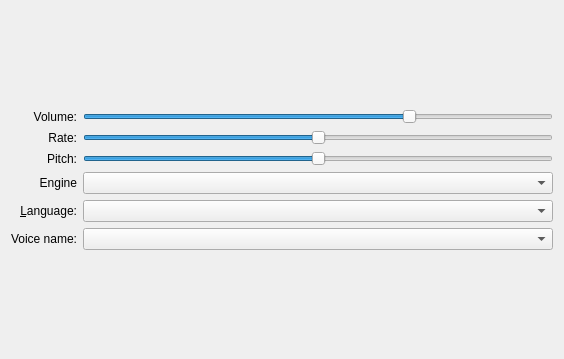
<?xml version="1.0" encoding="UTF-8"?>
<ui version="4.0">
 <class>CCSpeech_UiSettings</class>
 <widget class="QWidget" name="CCSpeech_UiSettings">
  <property name="geometry">
   <rect>
    <x>0</x>
    <y>0</y>
    <width>564</width>
    <height>359</height>
   </rect>
  </property>
  <property name="windowTitle">
   <string>Form</string>
  </property>
  <layout class="QVBoxLayout" name="verticalLayout">
   <item>
    <layout class="QGridLayout" name="gridLayout">
     <item row="4" column="0">
      <widget class="QLabel" name="label_5">
       <property name="sizePolicy">
        <sizepolicy hsizetype="Minimum" vsizetype="Preferred">
         <horstretch>0</horstretch>
         <verstretch>0</verstretch>
        </sizepolicy>
       </property>
       <property name="text">
        <string>Engine</string>
       </property>
       <property name="alignment">
        <set>Qt::AlignmentFlag::AlignRight|Qt::AlignmentFlag::AlignTrailing|Qt::AlignmentFlag::AlignVCenter</set>
       </property>
      </widget>
     </item>
     <item row="3" column="0">
      <widget class="QLabel" name="label_3">
       <property name="sizePolicy">
        <sizepolicy hsizetype="Minimum" vsizetype="Preferred">
         <horstretch>0</horstretch>
         <verstretch>0</verstretch>
        </sizepolicy>
       </property>
       <property name="text">
        <string>Pitch:</string>
       </property>
       <property name="alignment">
        <set>Qt::AlignmentFlag::AlignRight|Qt::AlignmentFlag::AlignTrailing|Qt::AlignmentFlag::AlignVCenter</set>
       </property>
      </widget>
     </item>
     <item row="5" column="0">
      <widget class="QLabel" name="label_4">
       <property name="sizePolicy">
        <sizepolicy hsizetype="Minimum" vsizetype="Preferred">
         <horstretch>0</horstretch>
         <verstretch>0</verstretch>
        </sizepolicy>
       </property>
       <property name="text">
        <string>&amp;Language:</string>
       </property>
       <property name="alignment">
        <set>Qt::AlignmentFlag::AlignRight|Qt::AlignmentFlag::AlignTrailing|Qt::AlignmentFlag::AlignVCenter</set>
       </property>
       <property name="buddy">
        <cstring>language</cstring>
       </property>
      </widget>
     </item>
     <item row="3" column="2">
      <widget class="QSlider" name="pitch">
       <property name="minimum">
        <number>-10</number>
       </property>
       <property name="maximum">
        <number>10</number>
       </property>
       <property name="singleStep">
        <number>1</number>
       </property>
       <property name="orientation">
        <enum>Qt::Orientation::Horizontal</enum>
       </property>
      </widget>
     </item>
     <item row="6" column="0">
      <widget class="QLabel" name="label_6">
       <property name="text">
        <string>Voice name:</string>
       </property>
       <property name="alignment">
        <set>Qt::AlignmentFlag::AlignRight|Qt::AlignmentFlag::AlignTrailing|Qt::AlignmentFlag::AlignVCenter</set>
       </property>
      </widget>
     </item>
     <item row="1" column="2">
      <widget class="QSlider" name="volume">
       <property name="maximum">
        <number>100</number>
       </property>
       <property name="singleStep">
        <number>5</number>
       </property>
       <property name="pageStep">
        <number>20</number>
       </property>
       <property name="value">
        <number>70</number>
       </property>
       <property name="orientation">
        <enum>Qt::Orientation::Horizontal</enum>
       </property>
      </widget>
     </item>
     <item row="5" column="2">
      <widget class="QComboBox" name="language">
       <property name="sizePolicy">
        <sizepolicy hsizetype="Expanding" vsizetype="Fixed">
         <horstretch>0</horstretch>
         <verstretch>0</verstretch>
        </sizepolicy>
       </property>
      </widget>
     </item>
     <item row="6" column="2">
      <widget class="QComboBox" name="voice"/>
     </item>
     <item row="2" column="0">
      <widget class="QLabel" name="label">
       <property name="sizePolicy">
        <sizepolicy hsizetype="Minimum" vsizetype="Preferred">
         <horstretch>0</horstretch>
         <verstretch>0</verstretch>
        </sizepolicy>
       </property>
       <property name="text">
        <string>Rate:</string>
       </property>
       <property name="alignment">
        <set>Qt::AlignmentFlag::AlignRight|Qt::AlignmentFlag::AlignTrailing|Qt::AlignmentFlag::AlignVCenter</set>
       </property>
      </widget>
     </item>
     <item row="1" column="0">
      <widget class="QLabel" name="label_2">
       <property name="sizePolicy">
        <sizepolicy hsizetype="Minimum" vsizetype="Preferred">
         <horstretch>0</horstretch>
         <verstretch>0</verstretch>
        </sizepolicy>
       </property>
       <property name="text">
        <string>Volume:</string>
       </property>
       <property name="alignment">
        <set>Qt::AlignmentFlag::AlignRight|Qt::AlignmentFlag::AlignTrailing|Qt::AlignmentFlag::AlignVCenter</set>
       </property>
      </widget>
     </item>
     <item row="2" column="2">
      <widget class="QSlider" name="rate">
       <property name="minimum">
        <number>-10</number>
       </property>
       <property name="maximum">
        <number>10</number>
       </property>
       <property name="orientation">
        <enum>Qt::Orientation::Horizontal</enum>
       </property>
      </widget>
     </item>
     <item row="4" column="2">
      <widget class="QComboBox" name="engine">
       <property name="sizePolicy">
        <sizepolicy hsizetype="Expanding" vsizetype="Fixed">
         <horstretch>0</horstretch>
         <verstretch>0</verstretch>
        </sizepolicy>
       </property>
      </widget>
     </item>
    </layout>
   </item>
  </layout>
 </widget>
 <resources/>
 <connections/>
</ui>
